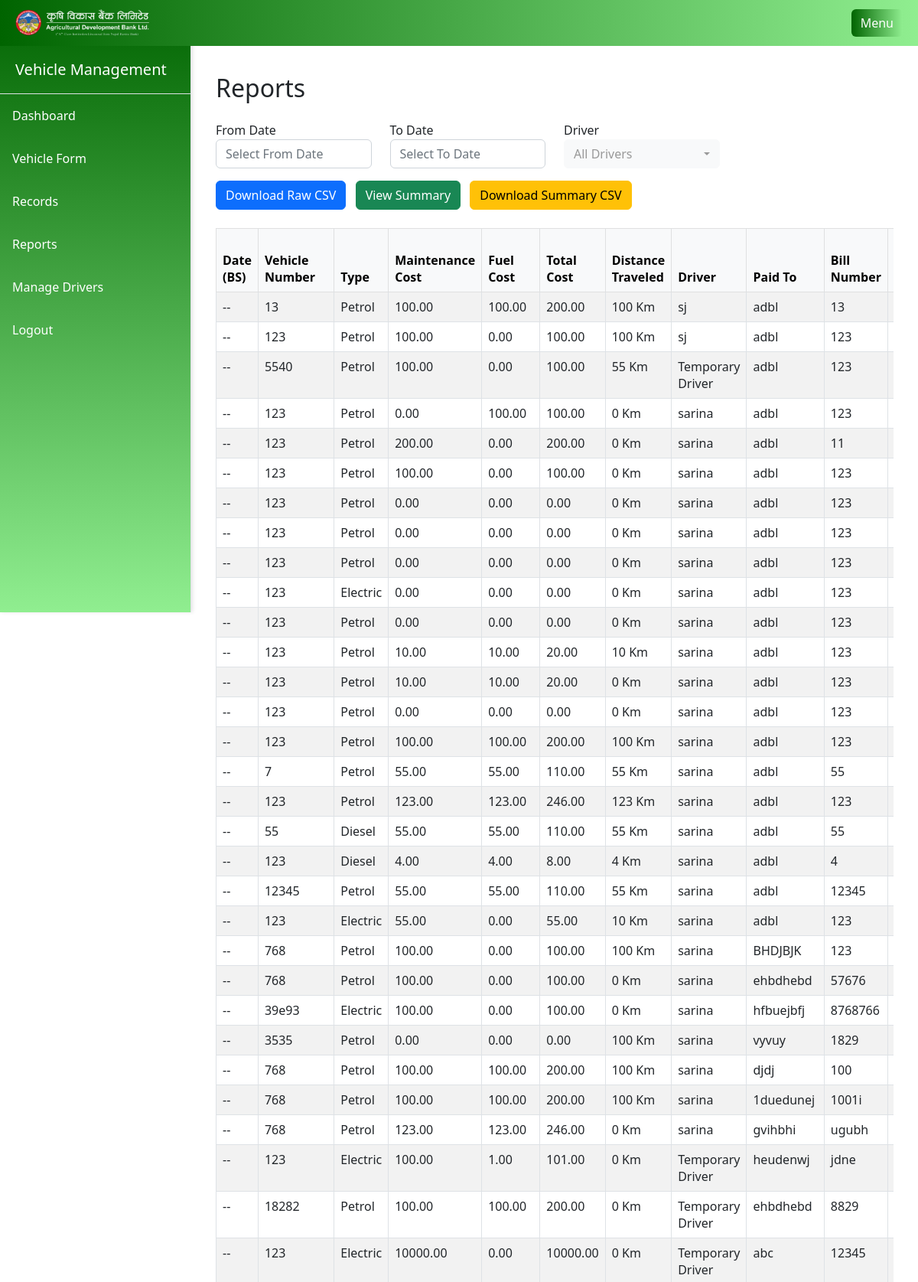
The app's page /reports/ (signed in, upper part) with its own data.
### main/models.py (models this page shows, shortened)
class VehicleRecord(models.Model):
    user = models.ForeignKey(User, on_delete=models.CASCADE)
    date = models.DateField()
    vehicle_number = models.CharField(max_length=20)
    vehicle_type = models.CharField(max_length=10, choices=VEHICLES_TYPE_CHOICES)
    maintenance_cost = models.DecimalField(max_digits=10, decimal_places=2)
    fuel_cost = models.DecimalField(max_digits=10, decimal_places=2)
    total_cost = models.DecimalField(max_digits=10, decimal_places=2)
    driver = models.ForeignKey(Driver, on_delete=models.SET_NULL, null=True, default=None)
    paid_to_company = models.CharField(max_length=50)
    bill_number = models.CharField(max_length=50)
    bill_date = models.DateField()
    distance_traveled = models.DecimalField(max_digits=10, decimal_places=2, default=0)
    reason_for_maintenance = models.CharField(max_length=200, blank=True)

class Driver(models.Model):
    driver_id = models.CharField(max_length=20, unique=True)
    name = models.CharField(max_length=50)

### main/views.py (the view)
# urls.py: path('reports/', views.reports, name='reports'),
@user_passes_test(lambda u: u.is_superuser)
def reports(request):
    drivers = Driver.objects.all().order_by('name')
    records = VehicleRecord.objects.all().order_by('-date', '-id')
    return render(request, 'main/reports.html', {'drivers': drivers, 'records': records})

### main/templates/main/reports.html (shortened to what this page needs)
{% extends 'main/base.html' %}
{% block content %}
<h2 class="mb-4">Reports</h2>
<form method="get">
  <div class="row mb-3">
      <div class="col-md-3">
          <label>From Date</label>
          <input type="text" id="from-date" name="from_date" class="form-control" value="{{ from_date }}" placeholder="Select From Date">
      </div>
      <div class="col-md-3">
          <label>To Date</label>
          <input type="text" id="to-date" name="to_date" class="form-control" value="{{ to_date }}" placeholder="Select To Date">
      </div>
      <div class="col-md-3">
          <label>Driver</label>
      </div>
  </div>
  <div class="mb-3">
      <button type="submit" name="action" value="csv" class="btn btn-primary me-2">
    Download Raw CSV
</button>
<button type="submit" name="action" value="summary" class="btn btn-success me-2">
    View Summary
</button>
<button type="submit" name="action" value="summary_csv" class="btn btn-warning">
    Download Summary CSV
</button>
  </div>
</form>
{% if records %}
<div class="table-responsive mt-4">
    <table class="table table-striped table-bordered">
        <thead class="table-light">
            <tr>
                <th>Date (BS)</th>
                <th>Vehicle Number</th>
                <th>Type</th>
                <th>Maintenance Cost</th>
                <th>Fuel Cost</th>
                <th>Total Cost</th>
                <th>Distance Traveled</th>
                <th>Driver</th>
                <th>Paid To</th>
                <th>Bill Number</th>
                <th>Bill Date (BS)</th>
            </tr>
        </thead>
        <tbody>
            {% for record in records %}
            <tr>
                <td>{{ record.bs_date.year }}-{{ record.bs_date.month }}-{{ record.bs_date.day }}</td>
                <td>{{ record.vehicle_number }}</td>
                <td>{{ record.vehicle_type }}</td>
                <td>{{ record.maintenance_cost|floatformat:2 }}</td>
                <td>{{ record.fuel_cost|floatformat:2 }}</td>
                <td>{{ record.total_cost|floatformat:2 }}</td>
                <td>{{ record.distance_traveled|floatformat:0 }} Km</td>
                <td>{{ record.driver.name }}</td>
                <td>{{ record.paid_to_company }}</td>
                <td>{{ record.bill_number }}</td>
                <td>{{ record.bs_bill_date.year }}-{{ record.bs_bill_date.month }}-{{ record.bs_bill_date.day }}</td>
            </tr>
            {% endfor %}
        </tbody>
    </table>
</div>
{% endif %}
{% endblock %}

### records on screen
VehicleRecord: vehicle_number "13", vehicle_type "Petrol", maintenance_cost "100.00", fuel_cost "100.00", total_cost "200.00", distance_traveled "100", driver.name "sj", paid_to_company "adbl", bill_number "13"
VehicleRecord: vehicle_number "123", vehicle_type "Petrol", maintenance_cost "100.00", fuel_cost "0.00", total_cost "100.00", distance_traveled "100", driver.name "sj", paid_to_company "adbl", bill_number "123"
VehicleRecord: vehicle_number "5540", vehicle_type "Petrol", maintenance_cost "100.00", fuel_cost "0.00", total_cost "100.00", distance_traveled "55", driver.name "Temporary Driver", paid_to_company "adbl", bill_number "123"
VehicleRecord: vehicle_number "123", vehicle_type "Petrol", maintenance_cost "0.00", fuel_cost "100.00", total_cost "100.00", distance_traveled "0", driver.name "sarina", paid_to_company "adbl", bill_number "123"
VehicleRecord: vehicle_number "123", vehicle_type "Petrol", maintenance_cost "200.00", fuel_cost "0.00", total_cost "200.00", distance_traveled "0", driver.name "sarina", paid_to_company "adbl", bill_number "11"
VehicleRecord: vehicle_number "123", vehicle_type "Petrol", maintenance_cost "100.00", fuel_cost "0.00", total_cost "100.00", distance_traveled "0", driver.name "sarina", paid_to_company "adbl", bill_number "123"
VehicleRecord: vehicle_number "123", vehicle_type "Petrol", maintenance_cost "0.00", fuel_cost "0.00", total_cost "0.00", distance_traveled "0", driver.name "sarina", paid_to_company "adbl", bill_number "123"
VehicleRecord: vehicle_number "123", vehicle_type "Petrol", maintenance_cost "0.00", fuel_cost "0.00", total_cost "0.00", distance_traveled "0", driver.name "sarina", paid_to_company "adbl", bill_number "123"
VehicleRecord: vehicle_number "123", vehicle_type "Petrol", maintenance_cost "0.00", fuel_cost "0.00", total_cost "0.00", distance_traveled "0", driver.name "sarina", paid_to_company "adbl", bill_number "123"
VehicleRecord: vehicle_number "123", vehicle_type "Electric", maintenance_cost "0.00", fuel_cost "0.00", total_cost "0.00", distance_traveled "0", driver.name "sarina", paid_to_company "adbl", bill_number "123"
VehicleRecord: vehicle_number "123", vehicle_type "Petrol", maintenance_cost "0.00", fuel_cost "0.00", total_cost "0.00", distance_traveled "0", driver.name "sarina", paid_to_company "adbl", bill_number "123"
VehicleRecord: vehicle_number "123", vehicle_type "Petrol", maintenance_cost "10.00", fuel_cost "10.00", total_cost "20.00", distance_traveled "10", driver.name "sarina", paid_to_company "adbl", bill_number "123"
VehicleRecord: vehicle_number "123", vehicle_type "Petrol", maintenance_cost "10.00", fuel_cost "10.00", total_cost "20.00", distance_traveled "0", driver.name "sarina", paid_to_company "adbl", bill_number "123"
VehicleRecord: vehicle_number "123", vehicle_type "Petrol", maintenance_cost "0.00", fuel_cost "0.00", total_cost "0.00", distance_traveled "0", driver.name "sarina", paid_to_company "adbl", bill_number "123"
VehicleRecord: vehicle_number "123", vehicle_type "Petrol", maintenance_cost "100.00", fuel_cost "100.00", total_cost "200.00", distance_traveled "100", driver.name "sarina", paid_to_company "adbl", bill_number "123"
VehicleRecord: vehicle_number "7", vehicle_type "Petrol", maintenance_cost "55.00", fuel_cost "55.00", total_cost "110.00", distance_traveled "55", driver.name "sarina", paid_to_company "adbl", bill_number "55"
VehicleRecord: vehicle_number "123", vehicle_type "Petrol", maintenance_cost "123.00", fuel_cost "123.00", total_cost "246.00", distance_traveled "123", driver.name "sarina", paid_to_company "adbl", bill_number "123"
VehicleRecord: vehicle_number "55", vehicle_type "Diesel", maintenance_cost "55.00", fuel_cost "55.00", total_cost "110.00", distance_traveled "55", driver.name "sarina", paid_to_company "adbl", bill_number "55"
VehicleRecord: vehicle_number "123", vehicle_type "Diesel", maintenance_cost "4.00", fuel_cost "4.00", total_cost "8.00", distance_traveled "4", driver.name "sarina", paid_to_company "adbl", bill_number "4"
VehicleRecord: vehicle_number "12345", vehicle_type "Petrol", maintenance_cost "55.00", fuel_cost "55.00", total_cost "110.00", distance_traveled "55", driver.name "sarina", paid_to_company "adbl", bill_number "12345"
VehicleRecord: vehicle_number "123", vehicle_type "Electric", maintenance_cost "55.00", fuel_cost "0.00", total_cost "55.00", distance_traveled "10", driver.name "sarina", paid_to_company "adbl", bill_number "123"
VehicleRecord: vehicle_number "768", vehicle_type "Petrol", maintenance_cost "100.00", fuel_cost "0.00", total_cost "100.00", distance_traveled "100", driver.name "sarina", paid_to_company "BHDJBJK", bill_number "123"
VehicleRecord: vehicle_number "768", vehicle_type "Petrol", maintenance_cost "100.00", fuel_cost "0.00", total_cost "100.00", distance_traveled "0", driver.name "sarina", paid_to_company "ehbdhebd", bill_number "57676"
VehicleRecord: vehicle_number "39e93", vehicle_type "Electric", maintenance_cost "100.00", fuel_cost "0.00", total_cost "100.00", distance_traveled "0", driver.name "sarina", paid_to_company "hfbuejbfj", bill_number "8768766"
VehicleRecord: vehicle_number "3535", vehicle_type "Petrol", maintenance_cost "0.00", fuel_cost "0.00", total_cost "0.00", distance_traveled "100", driver.name "sarina", paid_to_company "vyvuy", bill_number "1829"
VehicleRecord: vehicle_number "768", vehicle_type "Petrol", maintenance_cost "100.00", fuel_cost "100.00", total_cost "200.00", distance_traveled "100", driver.name "sarina", paid_to_company "djdj", bill_number "100"
VehicleRecord: vehicle_number "768", vehicle_type "Petrol", maintenance_cost "100.00", fuel_cost "100.00", total_cost "200.00", distance_traveled "100", driver.name "sarina", paid_to_company "1duedunej", bill_number "1001i"
VehicleRecord: vehicle_number "768", vehicle_type "Petrol", maintenance_cost "123.00", fuel_cost "123.00", total_cost "246.00", distance_traveled "0", driver.name "sarina", paid_to_company "gvihbhi", bill_number "ugubh"
VehicleRecord: vehicle_number "123", vehicle_type "Electric", maintenance_cost "100.00", fuel_cost "1.00", total_cost "101.00", distance_traveled "0", driver.name "Temporary Driver", paid_to_company "heudenwj", bill_number "jdne"
VehicleRecord: vehicle_number "18282", vehicle_type "Petrol", maintenance_cost "100.00", fuel_cost "100.00", total_cost "200.00", distance_traveled "0", driver.name "Temporary Driver", paid_to_company "ehbdhebd", bill_number "8829"
VehicleRecord: vehicle_number "123", vehicle_type "Electric", maintenance_cost "10000.00", fuel_cost "0.00", total_cost "10000.00", distance_traveled "0", driver.name "Temporary Driver", paid_to_company "abc", bill_number "12345"
